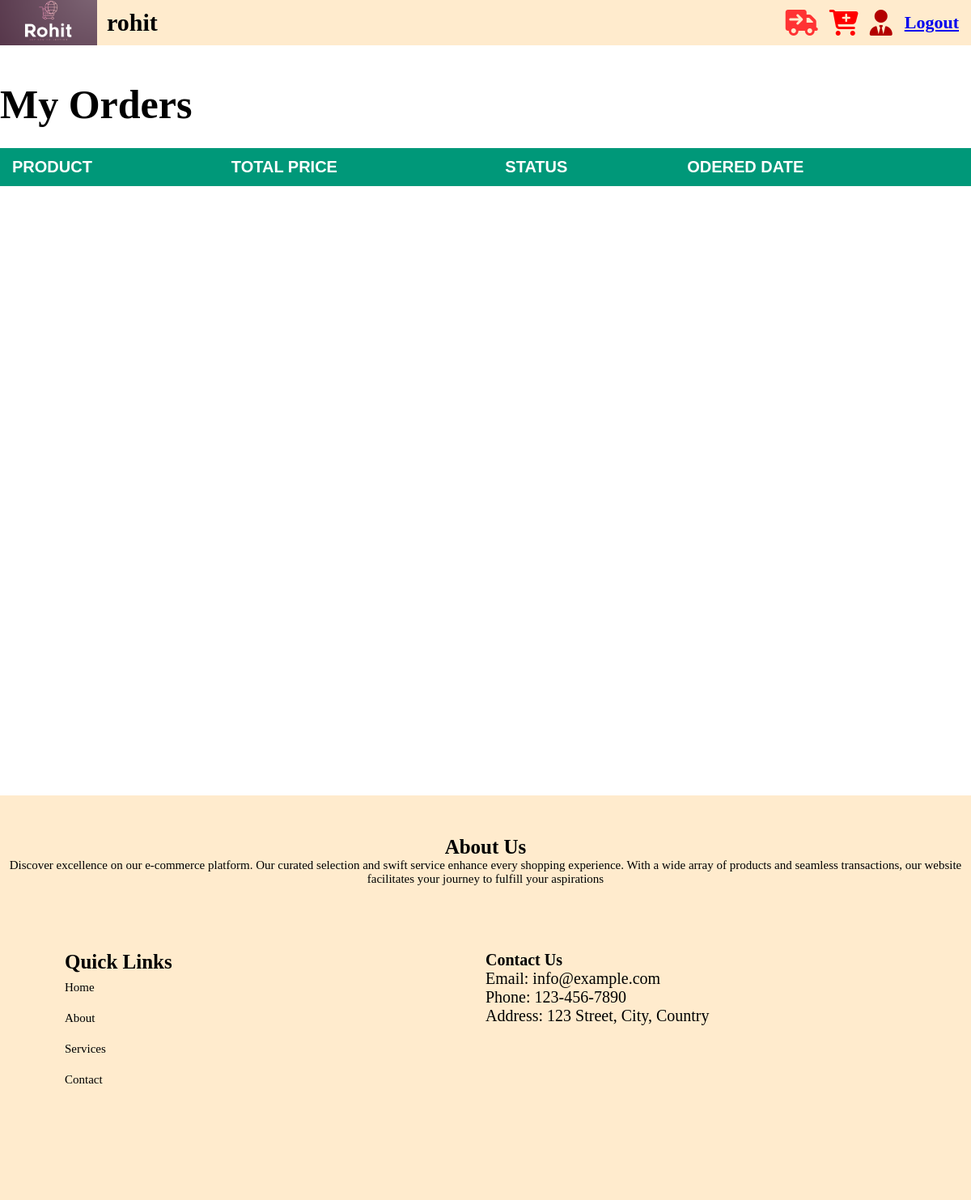
/home/orders/ (signed in), run on an earlier commit of the app's database.
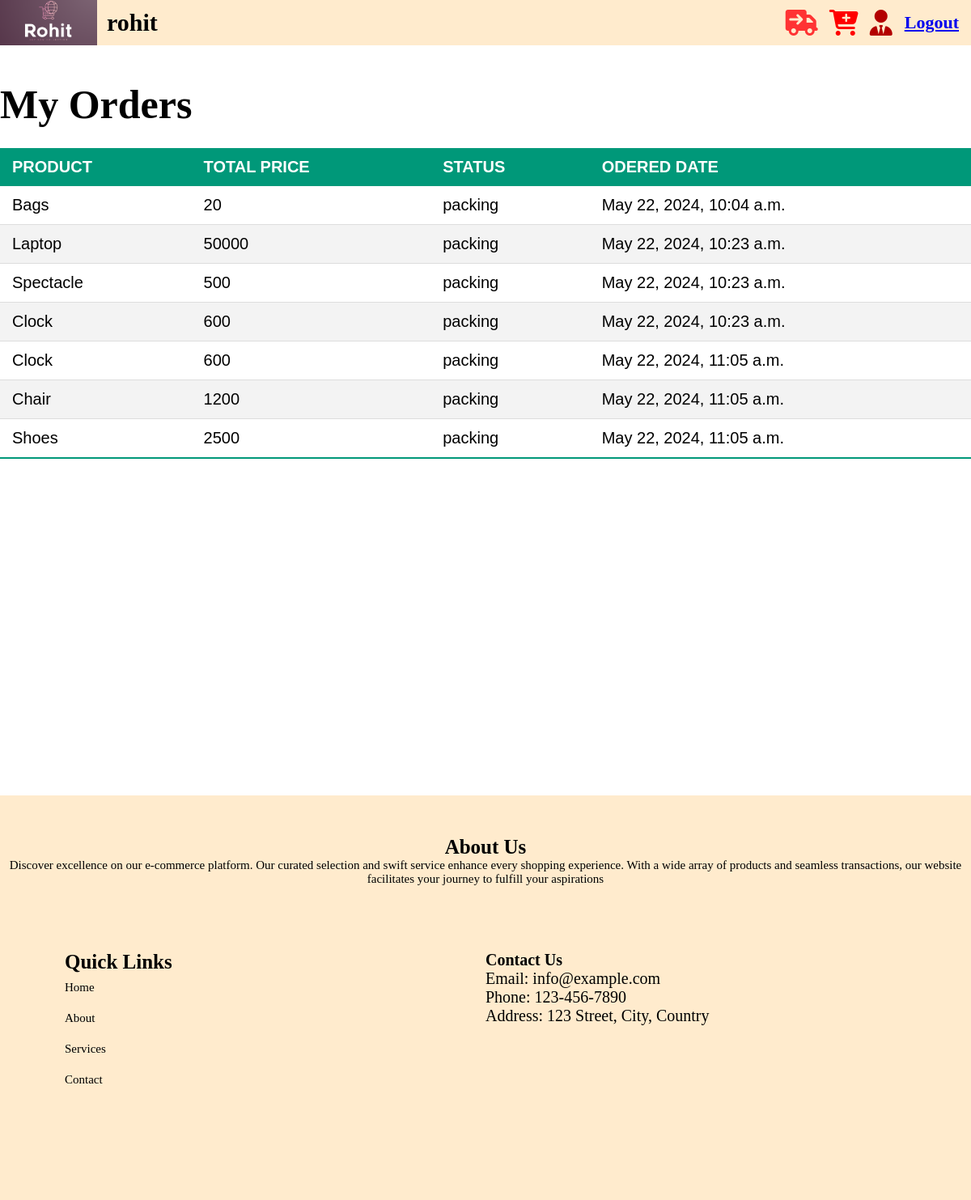
And on a later commit of the database.
### e_commerce_site/models.py (models this page shows)
class ordered(models.Model):
    user = models.ForeignKey(User, on_delete=models.CASCADE)
    product=models.ForeignKey(product_management,on_delete=models.CASCADE)
    total_price=models.IntegerField()
    choice=[
        ('cancel','cancel'),
        ('packing','packing'),
        ('shipping','shipping'),
        ('delivered','delivered')
    ]
    status=models.CharField(max_length=30,choices=choice)
    ordered = models.DateTimeField(auto_now_add=True)

class product_management(models.Model):
    name=models.CharField(max_length=50,null=False)
    description=models.CharField(max_length=500,null=False)
    price=models.IntegerField(null=False)
    quantity=models.IntegerField(null=False)
    image=models.ImageField(upload_to='image/',null=False)
    def __str__(self):
        return self.name

### e_commerce_site/views.py (the view)
# urls.py: path('home/orders/',views.orders,name='orders'),
def orders(request):
    try:
        if not request.user.is_authenticated:
            return redirect('login')
        obj=ordered.objects.filter(user=request.user)
        return render(request,'orders.html',{'data':obj,'username':request.user})
    except Exception as e:
        return HttpResponse(e)

### templates/orders.html (shortened to what this page needs)
<!DOCTYPE html>
<html lang="en">
<head>
<link rel="stylesheet" href="/static/css/order.css">
</head>
<body>
<header style="height:7vh;align-item:text-align:center;display:flex;align-items: center;overflow:hidden">
        <div style=" justifyContent: center; alignItems: center;text-align:center;" >
            <a href="/home/"><img src="/static/images/logo.png"  width="120px"></a>
        </div>
    <div>
       {% if  username == 'Login' %}
        <h2 style="padding:12px;"><a href="/login/">{{ username }}</a></h2>
        {% else %}
        <h2 style="font-size:30px;margin-top:0;padding:12px;font-weights:200;">{{ username }}</h2>
        {% endif %}
    </div>
        <div class="right_header">
            <a href="/home/orders/"><i style="font-size: 4vh;color:#ff3333;padding-left:10px;" class="fa-solid fa-truck-arrow-right"></i></a>
            <a href="/home/cart/"><i style="font-size: 4vh;color:#ff0000;padding-left:10px;" class="fa-solid fa-cart-plus"></i></a>
            <a href="/admin_panal/"><i style="font-size: 4vh;color:#b30000;padding-left:10px;" class="fa-solid fa-user-tie"></i></a>
        </div>
<div><a href="/logout/"><h5 style="font-size:22px;margin:15px;">Logout</h5></a></div>
</header>
<h1 style="font-size:50px;">My Orders</h1>
<div style="min-height:800px;">
<table class="styled-table">
    <thead>
        <tr>
            <th>PRODUCT</th>
            <th>TOTAL PRICE</th>
            <th>STATUS</th>
            <th>ODERED DATE</th>
        </tr>
    </thead>
    <tbody>
    {% for i in data %}
        <tr>
            <td>{{ i.product }}</td>
            <td>{{ i.total_price }}</td>
            <td>{{ i.status }}</td>
            <td>{{ i.ordered }}</td>
        </tr>
       {% endfor %}
    </tbody>
</table>
</div>
<footer class="footer" style="height:400px;">
    <div class="container">
        <div class="row">
            <div class="col-md-12 text-center" style="text-align:center;">
                <h2 style="font-size: 25px;">About Us</h2>
                <p style="font-size:15px;">Discover excellence on our e-commerce platform. Our curated selection and swift service enhance every shopping experience. With a wide array of products and seamless transactions, our website facilitates your journey to fulfill your aspirations</p>
            </div>
        </div>
        <div class="row" style="display:flex;justify-content:space-between;margin:80px;">
            <div class="col-md-6">
                <h2 style="font-size: 25px;">Quick Links</h2>
                <ul>
                    <li><a style="font-size:15px;" href="#">Home</a></li>
                    <li><a style="font-size:15px;" href="#">About</a></li>
                    <li><a style="font-size:15px;" href="#">Services</a></li>
                    <li><a style="font-size:15px;" href="#">Contact</a></li>
                </ul>
            </div>
            <div class="col-md-6" style="width:50%">
                <h2 style="font-size: 20px;">Contact Us</h2>
                <p style="font-size: 20px;">Email: info@example.com</p>
                <p style="font-size: 20px;">Phone: 123-456-7890</p>
                <p style="font-size: 20px;">Address: 123 Street, City, Country</p>
            </div>
        </div>
    </div>
</footer>
</body>
</html>

### e_commerce_site/static/css/order.css (style rules this page uses)
* { padding:0; margin:0; }
.styled-table { width: 100%; border-collapse: collapse; margin: 25px 0; font-size: 0.9em; font-family: sans-serif; }
.styled-table thead tr { background-color: #009879; color: #ffffff; text-align: left; }
.styled-table th, .styled-table td { padding: 12px 15px; font-size:20px; }
.styled-table tbody tr { border-bottom: 1px solid #dddddd; }
.styled-table tbody tr:nth-of-type(even) { background-color: #f3f3f3; }
.styled-table tbody tr:last-of-type { border-bottom: 2px solid #009879; }
header { background-color:#FFEBCD; display: flex; position: fixed; top: 0; z-index: 999; height: 7vh; width:100%; text-align:center; }
.right_header { text-align: right; width:100%; }
h1 { margin-top:100px; font-size:80px; }
.footer { background-color: #FFEBCD; color: black; padding: 50px 0; height:400px; }
.footer h2 { color: black; }
.footer p, .footer ul { color: black; }
.footer ul { list-style: none; padding: 0; }
.footer ul li { margin-bottom: 10px; font-size:25px; }
.footer ul li a { color: black; text-decoration: none; font-size:15px; }

What changed in the data, as far as the page shows it:
added ordered: product "Bags", total_price "20", status "packing", ordered "May 22, 2024, 10:04 a.m."
added ordered: product "Laptop", total_price "50000", status "packing", ordered "May 22, 2024, 10:23 a.m."
added ordered: product "Spectacle", total_price "500", status "packing", ordered "May 22, 2024, 10:23 a.m."
added ordered: product "Clock", total_price "600", status "packing", ordered "May 22, 2024, 10:23 a.m."
added ordered: product "Clock", total_price "600", status "packing", ordered "May 22, 2024, 11:05 a.m."
added ordered: product "Chair", total_price "1200", status "packing", ordered "May 22, 2024, 11:05 a.m."
added ordered: product "Shoes", total_price "2500", status "packing", ordered "May 22, 2024, 11:05 a.m."
